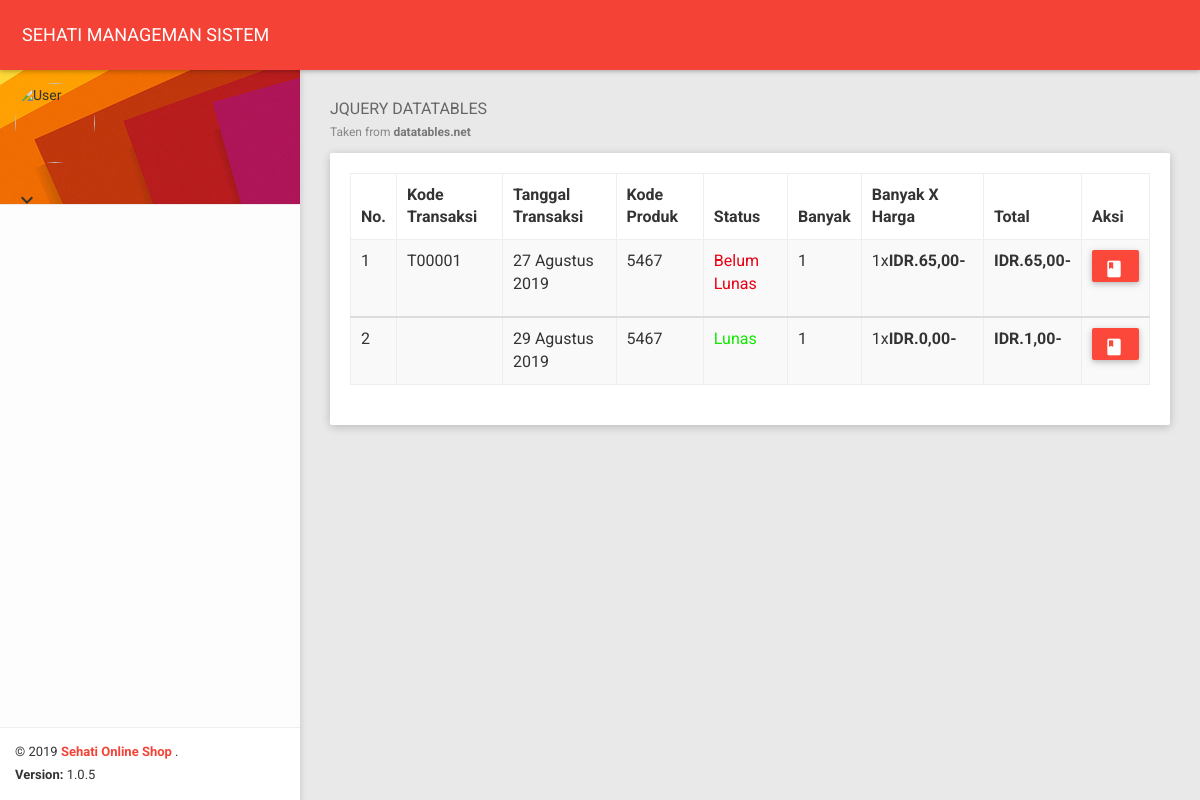
Page /panel_member/transaksiku.php (signed in) on the committed database.
### tables this page shows
CREATE TABLE `invoice` (
  `kd_transaksi` char(11) NOT NULL,
  `kd_invoice` int(11) NOT NULL,
  `nik` int(11) NOT NULL,
  `tgl` date DEFAULT NULL,
  `kd_produk` char(30) DEFAULT NULL,
  `totalbyar` char(20) DEFAULT NULL,
  `status` char(10) DEFAULT NULL,
  `quantity` char(30) DEFAULT NULL,
  `harga` char(12) DEFAULT NULL,
  `ongkir` varchar(11) DEFAULT NULL
);

### panel_member/transaksiku.php (the view, shortened to what this page needs)
<?php
include 'header.php';
?>
<section class="content">
    <div class="container-fluid">
        <div class="block-header">
            <h2>
                JQUERY DATATABLES
                <small>Taken from <a href="https://datatables.net/" target="_blank">datatables.net</a></small>
            </h2>
        </div>
        <div class="row clearfix">
            <div class="col-lg-12 col-md-12 col-sm-12 col-xs-12">
                <div class="card">
                    <div class="body">
                        <div class="table-responsive">
                            <table class="table table-bordered table-striped table-hover dataTable js-exportable">
                                <thead>
                                <tr>
                                    <th>No.</th>
                                    <th>Kode Transaksi</th>
                                    <th>Tanggal Transaksi</th>
                                    <th>Kode Produk</th>
                                    <th>Status</th>
                                    <th>Banyak</th>
                                    <th>Banyak X Harga</th>
                                    <th>Total</th>
                                    <th>Aksi</th>
                                </tr>
                                </thead> <?php
                                $nik = $_GET['nik'];
                                $sqlku = mysqli_query($koneksi, "SELECT * FROM invoice WHERE nik='$nik'");
                                $no=1;
                                while($rows=mysqli_fetch_object($sqlku)){
                                ?>
                                <tbody>
                                <tr>
                                    <td><?php echo $no?></td>
                                    <td><?php echo $rows -> kd_transaksi?></td>
                                    <td><?php echo konversi_tanggal($rows -> tgl);?></td>
                                    <td><?php echo $rows -> kd_produk?></td>
                                    <td><?php
                                        if (($rows->status) == 0) {
                                            echo '<p style="color: #e80012">Belum Lunas</p>';
                                        } else {
                                            echo '<p style="color:#11e800">Lunas</p>';
                                        }?></td>
                                    <td><?php echo $rows ->quantity?></td>
                                    <td><?php echo $rows ->quantity.'x'.format_rupiah($rows ->harga)?></td>
                                    <td><?php echo format_rupiah($rows ->totalbyar)?></td>
                                    <td><a class="btn btn-danger waves-effect" href="../laporan/laporantransaksi.php?kd_transaksi=<?php echo $rows->kd_transaksi;?>">
                                            <i class="material-icons">book</i><span></span></a>
                                    </td>
                                </tr>
                                <?php $no++;
                                }
                                ?>
                                </tbody>
                            </table>
                        </div>
                    </div>
                </div>
            </div>
        </div>
    </div>
</section>
</body>
</html>

### aksinya/fungsi.php (shortened to what this page needs)
<?php
function format_rupiah($rp) {
    $hasil = "<b>IDR." . number_format($rp, 0, "", ".") . ",00-</b>";
    return $hasil;
}
function konversi_bulan($bln) {
    switch($bln) {
        case "8" :
        case "08" :
            $bulan = "Agustus";
            break;
    }
    return $bulan;
}
function konversi_tanggal($time) {
    list($thn, $bln, $tanggal) = explode('-', $time);
    $tmp = $tanggal . " " . konversi_bulan($bln) . " " . $thn;
    return $tmp;
}
?>

### rows in the picture
invoice: kd_transaksi "T00001", tgl "27 Agustus 2019", kd_produk "5467", status "Belum Lunas", quantity "1", harga "65 65"
invoice: tgl "29 Agustus 2019", kd_produk "5467", status "Lunas", quantity "1"
